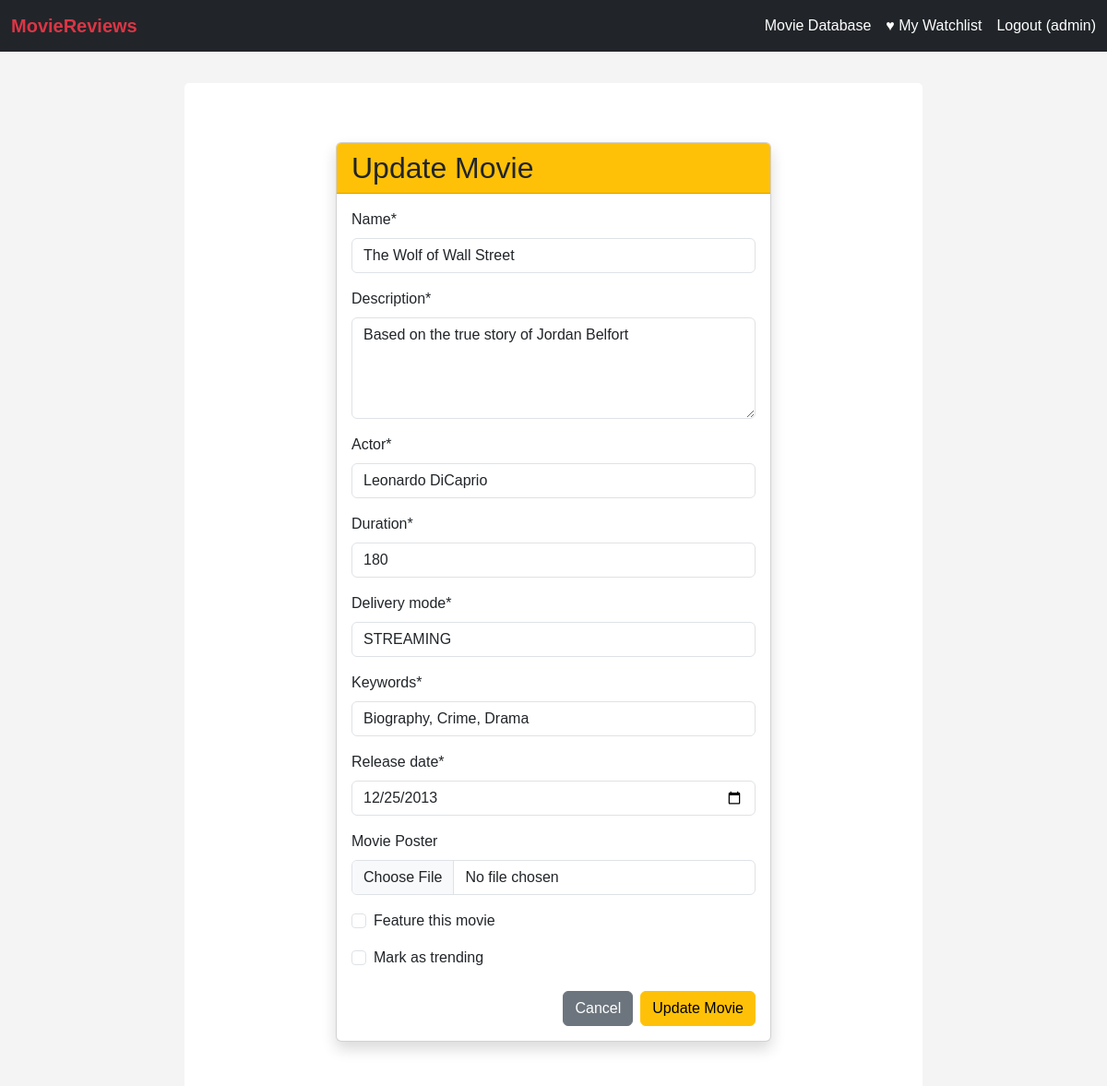
/movies/movie-database/update/10/ (signed in), run on the app's committed database.
### movies/models.py (models this page shows, shortened)
class Movie(models.Model):
    name = models.CharField(max_length=200)
    description = models.TextField()
    actor = models.CharField(max_length=100)  # Main actor
    duration = models.IntegerField()  # Duration in minutes
    delivery_mode = models.CharField(max_length=20)  # THEATER or STREAMING
    keywords = models.CharField(max_length=200)  # Movie genre/type
    release_date = models.DateField()

### movies/views.py (the view, shortened to what this page needs)
# urls.py: path('movie-database/update/<int:pk>/', views.MovieUpdateView.as_view(), name='update_movie'),
class MovieUpdateView(LoginRequiredMixin, UserPassesTestMixin, UpdateView):
    model = Movie
    form_class = UpdateMovieForm
    template_name = 'movies/update_movie.html'
    success_url = reverse_lazy('movies:movie_list')
    def test_func(self):
        return self.request.user.is_staff
    def get_initial(self):
        initial = super().get_initial()
        if hasattr(self.object, 'profile'):
            initial['is_featured'] = self.object.profile.is_featured
            initial['is_trending'] = self.object.profile.is_trending
        return initial

### movies/forms.py
class UpdateMovieForm(forms.ModelForm):
    poster_image = forms.ImageField(required=False, label='Movie Poster')
    is_featured = forms.BooleanField(required=False, label='Feature this movie')
    is_trending = forms.BooleanField(required=False, label='Mark as trending')
    class Meta:
        model = Movie
        fields = ['name', 'description', 'actor', 'duration', 'delivery_mode', 'keywords', 'release_date']
        widgets = {
            'description': forms.Textarea(attrs={'rows': 4}),
            'release_date': forms.DateInput(attrs={'type': 'date'}),
        }

### movies/templates/movies/update_movie.html (shortened to what this page needs)
{% extends "HTMLs/base.html" %}
{% load crispy_forms_tags %}
{% block content %}
    <div class="container mt-4">
        <div class="row justify-content-center">
            <div class="col-md-8">
                <div class="card shadow">
                    <div class="card-header bg-warning text-dark">
                        <h2 class="mb-0">Update Movie</h2>
                    </div>
                    <div class="card-body">
                        <form method="post" enctype="multipart/form-data">
                            {{ form|crispy }}
                            <div class="d-flex justify-content-end mt-4">
                                <a href="{% url 'movies:movie_list' %}" class="btn btn-secondary me-2">Cancel</a>
                                <button type="submit" class="btn btn-warning">Update Movie</button>
                            </div>
                        </form>
                    </div>
                </div>
            </div>
        </div>
    </div>
{% endblock %}

### my_templates/templates/HTMLs/base.html (shortened to what this page needs)
<!DOCTYPE html>
<html>
<head>
    <link href="https://cdn.jsdelivr.net/npm/bootstrap@5.3.0/dist/css/bootstrap.min.css" rel="stylesheet">
</head>
<body>
    {% include "HTMLs/navigation_bar.html" %}
    <div class="container">
        {% block content %}{% endblock %}
    </div>
</body>
</html>

### my_templates/templates/HTMLs/navigation_bar.html (shortened to what this page needs)
<nav class="navbar navbar-expand-lg navbar-dark bg-dark fixed-top">
    <div class="container-fluid">
        <a class="navbar-brand text-danger fw-bold" href="{% url 'my_templates:inherited_form' %}">MovieReviews</a>
        <div class="d-flex gap-3">
            {% if user.is_authenticated %}
                <a class="nav-link text-white" href="{% url 'movies:movie_list' %}">Movie Database</a>
                <a class="nav-link text-white" href="{% url 'movies:watchlist' %}">♥ My Watchlist</a>
                <form method="post" action="{% url 'movies:logout' %}" style="display: inline; margin: 0;">
                    <button type="submit" class="nav-link text-white btn btn-link" style="border: none; padding: 0; text-decoration: none;">
                        Logout ({{ user.username }})
                    </button>
                </form>
            {% else %}
                <a class="nav-link text-white" href="{% url 'movies:login' %}">Login</a>
                <a class="nav-link text-white" href="{% url 'movies:register' %}">Register</a>
            {% endif %}
        </div>
    </div>
</nav>

### my_templates/templates/HTMLs/base.html (style rules this page uses)
body { padding-top: 70px; font-family: Arial, sans-serif; margin: 0; background-color: #f4f4f4; }
.container { max-width: 800px; margin: 20px auto; background-color: white; padding: 20px; border-radius: 5px; }

### data on the page
Movie: name "The Wolf of Wall Street", description "Based on the true story of Jordan Belfort", actor "Leonardo DiCaprio", duration "180", delivery_mode "STREAMING", keywords "Biography, Crime, Drama", release_date "12/25/2013"

### other printed values
{{ user.username }} "admin"
